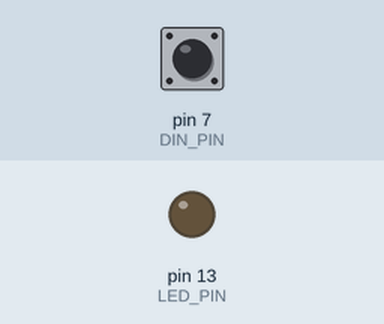
A sketch run on a simulated Arduino Uno, built with avr-gcc and run on an emulated ATmega328P. Parts: output pins drawn as LEDs (lit = HIGH). The test bench sets the inputs (shaded band); at power-on: pin 7 (DIN_PIN) HIGH.

Above: at 1.2 s.
1.3 s: pin 7 (DIN_PIN) pulled LOW for 0.15 s
At 1.4 s:
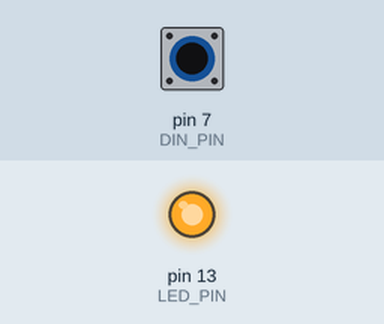
3.0 s: pin 7 (DIN_PIN) pulled LOW for 3.2 s
At 7.1 s:
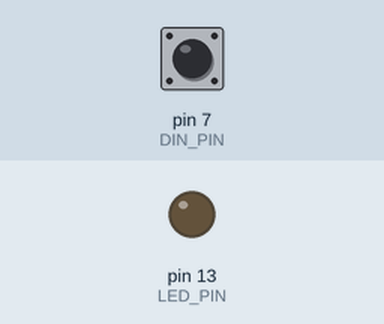
Timing chart, 0 to 8.6 s (numbered marks = the images above; inputs shaded):
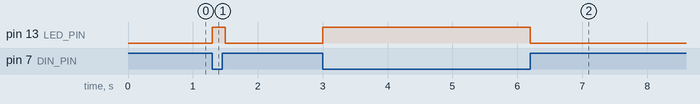

The sketch:

switch_led.ino
```cpp
const int DIN_PIN = 7;
const int LED_PIN = 13;

void setup(){
    pinMode( DIN_PIN, INPUT_PULLUP );
    pinMode( LED_PIN, OUTPUT );
}

void loop(){
    int value;

    value = digitalRead( DIN_PIN );

    if ( value == HIGH ){
        digitalWrite( LED_PIN, LOW );
    }else{
        digitalWrite( LED_PIN, HIGH );
    }

    delay( 100 );
}
```

Measured:
- after the input at 1.3 s, pin 13 (LED_PIN): LOW → HIGH at once, → LOW 0.20 s later
- after the input at 3.0 s, pin 13 (LED_PIN): LOW → HIGH at once, → LOW 3.2 s later
